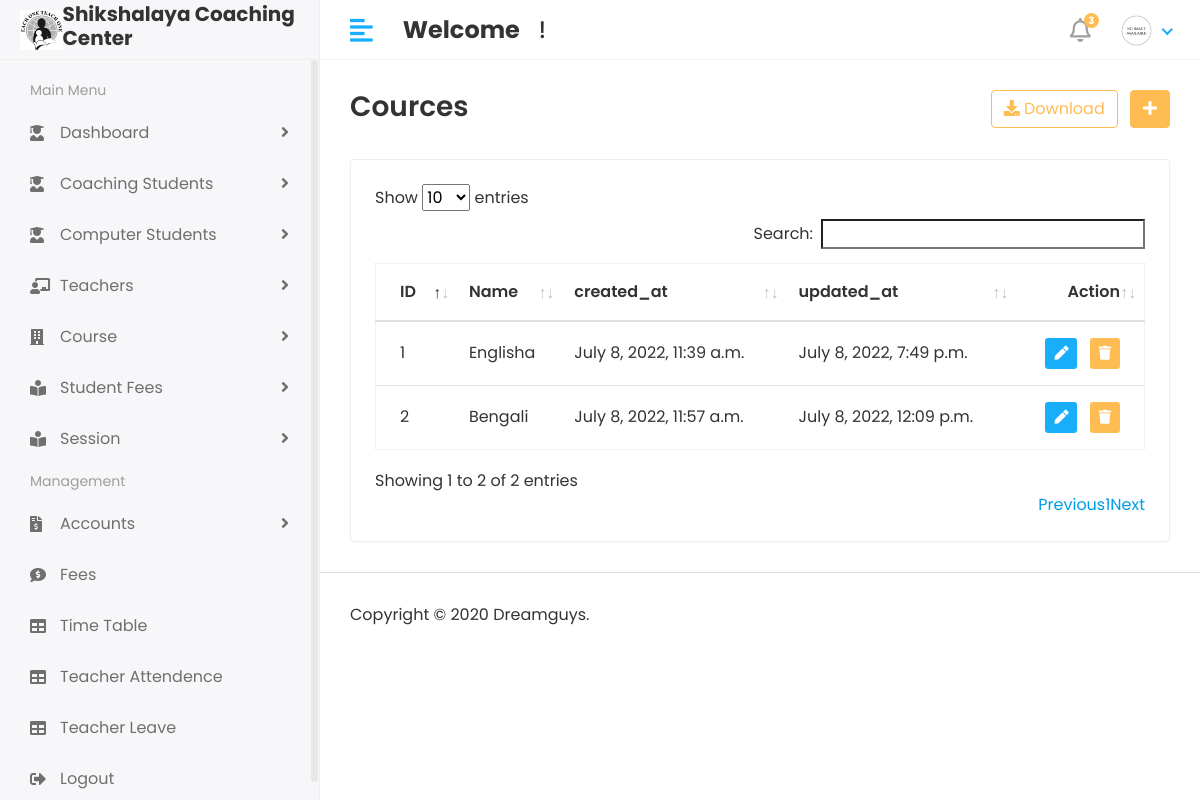
/Hod/Course/View (signed in), run on the app's committed database.
### shikshalaya_computer_app/models.py (models this page shows, shortened)
class Course(models.Model):
    name = models.CharField(max_length=100)
    created_at = models.DateTimeField(auto_now_add=True)
    updated_at = models.DateTimeField(auto_now=True)

### student_management_system/Hod_views.py (the view)
# urls.py: path('Hod/Course/View',Hod_views.VIEW_COURSE,name='view_course'),
@login_required(login_url='/')
def VIEW_COURSE(request):
    course = Course.objects.all()
    context = {
        'course': course
    }
    return render(request,'Hod/view_course.html',context)

### templates/Hod/view_course.html (shortened to what this page needs)
{% extends 'base.html' %}
{% block content %}
<div class="content container-fluid">
               <div class="page-header">
                  <div class="row align-items-center">
                     <div class="col">
                        <h3 class="page-title">Cources</h3>
                     </div>
                     <div class="col-auto text-right float-right ml-auto">
                        <a href="#" class="btn btn-outline-primary mr-2"><i class="fas fa-download"></i> Download</a>
                        <a href="add-student.html" class="btn btn-primary"><i class="fas fa-plus"></i></a>
                     </div>
                  </div>
               </div>
               <div class="row">
                  <div class="col-sm-12">
                     <div class="card card-table">
                        <div class="card-body">
                           <div class="table-responsive">
                              <table id="table_id" class="table table-hover table-center mb-0 ">
                                 <thead>
                                    <tr>
                                       <th>ID</th>
                                       <th>Name</th>
                                       <th>created_at</th>
                                       <th>updated_at</th>
                                       <th class="text-right">Action</th>
                                    </tr>
                                 </thead>
                                 <tbody>
                                 {% for i in course %}
                                    <tr>
                                       <td>{{i.id}}</td>
                                        <td>{{i.name}}</td>
                                        <td>{{i.created_at}}</td>
                                        <td>{{i.updated_at}}</td>
                                       <td class="text-right">
                                          <div class="actions">
                                             <a href="{% url 'edit_course'  i.id  %}" class="btn btn-sm bg-success-light mr-2">
                                             <i class="fas fa-pen"></i>
                                             </a>
                                             <a href="{% url 'delete_course' i.id %}" class="btn btn-sm bg-danger-light">
                                             <i class="fas fa-trash"></i>
                                             </a>
                                          </div>
                                       </td>
                                    </tr>
                                 {% endfor %}
                                 </tbody>
                              </table>
                           </div>
                        </div>
                     </div>
                  </div>
               </div>
            </div>
{% endblock %}

### static/assets/css/style.css (style rules this page uses)
html { height: 100%; }
body { background-color: #fff; color: #333; font-family: 'Poppins', sans-serif; font-size: 1rem; height: 100%; line-height: 1.5; overflow-x: hidden; }
h1, h2, h3, h4, h5, h6 { font-family: 'Poppins', sans-serif; margin-top: 0; }
.table { color: #333; max-width: 100%; margin-bottom: 0; width: 100%; }
.table.dataTable { border-collapse: collapse !important; border: 1px solid rgba(0, 0, 0, 0.05); }
.table thead tr th { font-weight: 600; }
.table tbody tr { border-bottom: 1px solid rgba(0, 0, 0, 0.05); }
.table.table-center td, .table.table-center th { vertical-align: middle; }
.card-table .card-body .table > thead > tr > th { border-top: 0; }
.card-table .card-body .table tr td:first-child, .card-table .card-body .table tr th:first-child { padding-left: 1.5rem; }
.card-table .card-body .table tr td:last-child, .card-table .card-body .table tr th:last-child { padding-right: 1.5rem; }
.card-table .table td, .card-table .table th { border-top: 1px solid #e2e5e8; padding: 1rem 0.75rem; white-space: nowrap; }
.btn-primary { background-color: #FFBC53; border: 1px solid #FFBC53; }
.btn-outline-primary { color: #FFBC53; border-color: #FFBC53; }
.card { border: 1px solid #ececf5; box-shadow: 0 1px 3px 0 rgba(0, 0, 0, 0.03); margin-bottom: 1.875rem; }
.card-body { padding: 1.5rem; }
.bg-danger-light { background-color:#FFBC53 !important; color:#fff !important; }
.bg-success-light { background-color: #18aefa; color: #fff; }
.page-wrapper > .content { padding: 1.875rem 1.875rem 0; }
.page-header { margin-bottom: 1.875rem; }
.page-title { font-size: 28px; font-weight: 600; color: #333; margin-bottom: 5px; }

### data on the page
Course: id "1", name "Englisha", created_at "July 8, 2022, 11:39 a.m.", updated_at "July 8, 2022, 7:49 p.m."
Course: id "2", name "Bengali", created_at "July 8, 2022, 11:57 a.m.", updated_at "July 8, 2022, 12:09 p.m."
